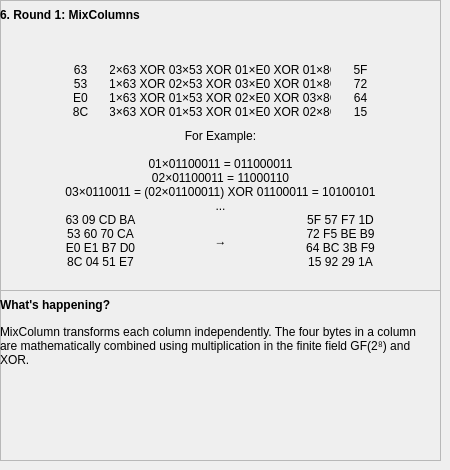
        <widget class="QWidget" name="pg_eaespg6">
         <widget class="QFrame" name="fr_eaeswh6">
          <property name="geometry">
           <rect>
            <x>0</x>
            <y>290</y>
            <width>441</width>
            <height>171</height>
           </rect>
          </property>
          <property name="frameShape">
           <enum>QFrame::StyledPanel</enum>
          </property>
          <property name="frameShadow">
           <enum>QFrame::Raised</enum>
          </property>
          <widget class="QLabel" name="lbl_eaeswh6_ex">
           <property name="geometry">
            <rect>
             <x>0</x>
             <y>30</y>
             <width>441</width>
             <height>51</height>
            </rect>
           </property>
           <property name="text">
            <string>MixColumn transforms each column independently. The four bytes in a column 
are mathematically combined using multiplication in the finite field GF(2⁸) and XOR.</string>
           </property>
           <property name="wordWrap">
            <bool>true</bool>
           </property>
          </widget>
          <widget class="QLabel" name="lbl_eaeswh6_wh">
           <property name="geometry">
            <rect>
             <x>0</x>
             <y>0</y>
             <width>211</width>
             <height>31</height>
            </rect>
           </property>
           <property name="text">
            <string>&lt;html&gt;&lt;head/&gt;&lt;body&gt;&lt;p&gt;&lt;span style=&quot; font-size:9pt; font-weight:600;&quot;&gt;What's happening?&lt;/span&gt;&lt;/p&gt;&lt;/body&gt;&lt;/html&gt;</string>
           </property>
           <property name="alignment">
            <set>Qt::AlignLeading|Qt::AlignLeft|Qt::AlignVCenter</set>
           </property>
          </widget>
         </widget>
         <widget class="QFrame" name="fr_eaesmn6">
          <property name="geometry">
           <rect>
            <x>0</x>
            <y>0</y>
            <width>441</width>
            <height>291</height>
           </rect>
          </property>
          <property name="frameShape">
           <enum>QFrame::StyledPanel</enum>
          </property>
          <property name="frameShadow">
           <enum>QFrame::Raised</enum>
          </property>
          <widget class="QLabel" name="lbl_eaesmn6_mc">
           <property name="geometry">
            <rect>
             <x>0</x>
             <y>0</y>
             <width>221</width>
             <height>31</height>
            </rect>
           </property>
           <property name="text">
            <string>&lt;html&gt;&lt;head/&gt;&lt;body&gt;&lt;p&gt;&lt;span style=&quot; font-size:9pt; font-weight:600;&quot;&gt;6. Round 1: MixColumns&lt;/span&gt;&lt;/p&gt;&lt;/body&gt;&lt;/html&gt;</string>
           </property>
           <property name="alignment">
            <set>Qt::AlignLeading|Qt::AlignLeft|Qt::AlignVCenter</set>
           </property>
          </widget>
          <widget class="QLabel" name="lbl_eaesmn6_st">
           <property name="geometry">
            <rect>
             <x>0</x>
             <y>210</y>
             <width>201</width>
             <height>61</height>
            </rect>
           </property>
           <property name="text">
            <string>63 09 CD BA
53 60 70 CA
E0 E1 B7 D0
8C 04 51 E7</string>
           </property>
           <property name="alignment">
            <set>Qt::AlignCenter</set>
           </property>
          </widget>
          <widget class="QLabel" name="lbl_eaesmn6_c">
           <property name="geometry">
            <rect>
             <x>0</x>
             <y>60</y>
             <width>161</width>
             <height>61</height>
            </rect>
           </property>
           <property name="text">
            <string>63
53
E0
8C</string>
           </property>
           <property name="alignment">
            <set>Qt::AlignCenter</set>
           </property>
          </widget>
          <widget class="QLabel" name="lbl_eaesmn6_mth">
           <property name="geometry">
            <rect>
             <x>110</x>
             <y>60</y>
             <width>221</width>
             <height>61</height>
            </rect>
           </property>
           <property name="text">
            <string>02×63 XOR 03×53 XOR 01×E0 XOR 01×8C
01×63 XOR 02×53 XOR 03×E0 XOR 01×8C
01×63 XOR 01×53 XOR 02×E0 XOR 03×8C
03×63 XOR 01×53 XOR 01×E0 XOR 02×8C</string>
           </property>
           <property name="alignment">
            <set>Qt::AlignCenter</set>
           </property>
          </widget>
          <widget class="QLabel" name="lbl_eaesmn6_nc">
           <property name="geometry">
            <rect>
             <x>280</x>
             <y>60</y>
             <width>161</width>
             <height>61</height>
            </rect>
           </property>
           <property name="text">
            <string>5F
72
64
15</string>
           </property>
           <property name="alignment">
            <set>Qt::AlignCenter</set>
           </property>
          </widget>
          <widget class="QLabel" name="lbl_eaesmn6_expl">
           <property name="geometry">
            <rect>
             <x>0</x>
             <y>130</y>
             <width>441</width>
             <height>81</height>
            </rect>
           </property>
           <property name="text">
            <string>For Example:

01×01100011 = 011000011
02×01100011 = 11000110
03×0110011 = (02×01100011) XOR 01100011 = 10100101
...</string>
           </property>
           <property name="alignment">
            <set>Qt::AlignCenter</set>
           </property>
          </widget>
          <widget class="QLabel" name="lbl_eaesmn6_nst">
           <property name="geometry">
            <rect>
             <x>240</x>
             <y>210</y>
             <width>201</width>
             <height>61</height>
            </rect>
           </property>
           <property name="text">
            <string>5F 57 F7 1D
72 F5 BE B9
64 BC 3B F9
15 92 29 1A</string>
           </property>
           <property name="alignment">
            <set>Qt::AlignCenter</set>
           </property>
          </widget>
          <widget class="QLabel" name="lbl_eaesmn6_ar">
           <property name="geometry">
            <rect>
             <x>180</x>
             <y>230</y>
             <width>81</width>
             <height>21</height>
            </rect>
           </property>
           <property name="text">
            <string>→</string>
           </property>
           <property name="alignment">
            <set>Qt::AlignCenter</set>
           </property>
          </widget>
         </widget>
        </widget>
